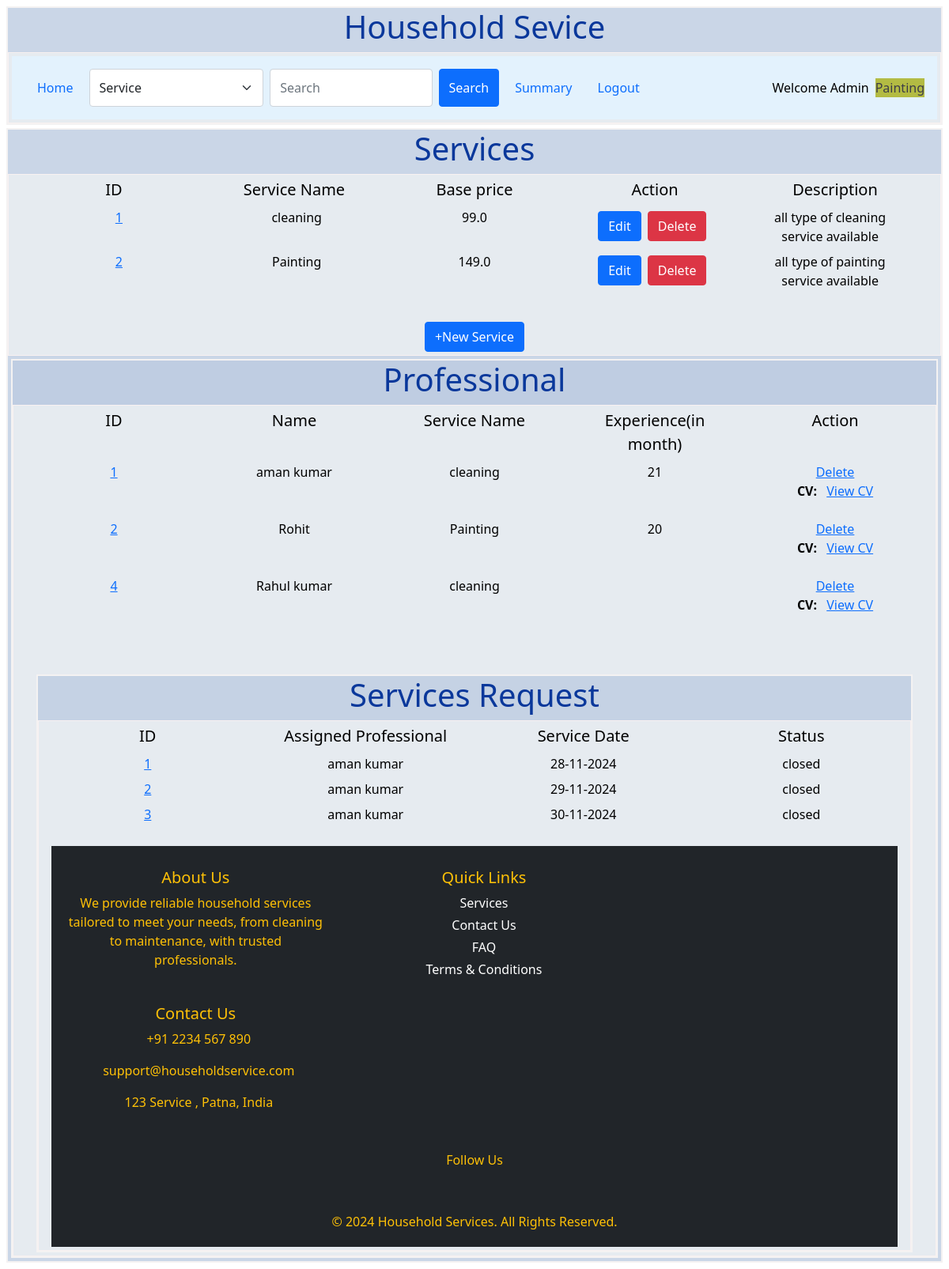
Page /admin/Painting on the committed database.
### backend/models.py (models this page shows)
class Service(db.Model):
    __tablename__="service"
    id = db.Column(db.Integer, primary_key=True)
    name=db.Column(db.String,nullable=False)
    price=db.Column(db.Float,default=0.0)
    action=db.Column(db.String,default="Edit/Delte")
    description=db.Column(db.String)

class Professional(db.Model):
    __tablename__="professional"
    id = db.Column(db.Integer, primary_key=True)
    email=db.Column(db.String,unique=True,nullable=False)
    full_name=db.Column(db.String,nullable=False)
    service_type=db.Column(db.String,nullable=False)              #dropdown from available service
    experience=db.Column(db.Integer,nullable=False)
    address=db.Column(db.String,nullable=False)
    pincode=db.Column(db.Integer,nullable=False)
    date_created=db.Column(db.String,default=0)
    mobile_number=db.Column(db.Integer,nullable=False)
    cv=db.Column(db.String,nullable=True,default="None")
    description=db.Column(db.String)
    rating=db.Column(db.String,default=0)
    rating_count=db.Column(db.String,default=0)
    password=db.Column(db.String,nullable=False)

class Service_Request(db.Model):
    __tablename__="servicerequest"
    id = db.Column(db.Integer, primary_key=True)
    Service_id = db.Column(db.Integer, db.ForeignKey("service.id"),nullable=False)
    Customer_id = db.Column(db.Integer, db.ForeignKey("customer.id"),nullable=False)
    Professional_id = db.Column(db.Integer, db.ForeignKey("professional.id"),nullable=False)
    date_of_request=db.Column(db.String)
    service_date=db.Column(db.String)
    date_of_completion=db.Column(db.String)
    description=db.Column(db.String)
    status=db.Column(db.String,default=0)
    rating=db.Column(db.String,default=0)
    review=db.Column(db.String,nullable=True,default="None")
    service = db.relationship("Service", backref="Servicerequests")  # Access Service details
    customer = db.relationship("Customer", backref="servicerequests")  # Access Customer details
    professional = db.relationship("Professional", backref="servicerequests")  # Access Professional details

### backend/controllers.py (the view)
@app.route("/admin/<name>")
def admin_dashboard(name):
    services=get_services()
    professionals=get_professionals()
    services_request=get_services_request_admin()
    return render_template("admin_dashboard.html",name=name,services=services,professionals=professionals,services_request=services_request)

### backend/controllers.py (called while the page is built)
def get_services():
    services = Service.query.all()
    return services

def get_professionals():
    professionals = Professional.query.all()
    return professionals

def get_services_request_admin():       #Service Request to admin
    all_service_request = Service_Request.query.all()
    return all_service_request

### templates/admin_dashboard.html (shortened to what this page needs)
{%extends "admin_layout.html"%}
{%block content%}
         <div class="my_container">
            <div class="centre"> <h1>Services </h1></div>
              <div class="my_panel">
                <div class="container text-center">
                  <div class="row align-items-start" style="font-size: 20px;">
                    <div class="col">
                     ID
                    </div>
                    <div class="col">
                      Service Name
                    </div>
                    <div class="col">
                      Base price
                    </div>
                    <div class="col">
                      Action
                    </div>
                    <div class="col">
                      Description
                    </div>
                  </div>
                  <div>
                  {%if services%}
                  <div>
                  {%for service in services%}
                  <div class="row align-items-start">
                    <div class="col">
                     <a href="#"> {{service.id}}</a>
                    </div>
                    <div class="col">
                      {{service.name}}
                    </div>
                    <div class="col">
                      {{service.price}}
                    </div>
                    <div class="col">
                      <a class="btn btn-primary" href="/edit_service/{{service.id}}/{{name}}">    Edit <a class="btn btn-danger" href="/delete_service/{{service.id}}/{{name}}">Delete </a>
                    </div>
                    <div class="col">
                      {{service.description}}
                    </div>
                  </div>
                  {%endfor%}
                </div>
                  {%else%}
                  <h3 class="centre"> No Service available! </h3>
                  {%endif%}
                </div>
                <br>
              </div>
              <div class="centre"> <a href="/add_service/{{name}}" type="button" class="btn btn-primary" class="centre"> +New Service</a> </div>
        </div>
        <div class="my_container">
          <div class="centre"> <h1> Professional </h1></div>
            <div class="my_panel">
              <div class="container text-center">
                <div class="row align-items-start" style="font-size: 20px;">
                  <div class="col">
                   ID
                  </div>
                  <div class="col">
                    Name
                  </div>
                  <div class="col">
                    Service Name
                  </div>
                  <div class="col">
                    Experience(in month)
                  </div>
                  <div class="col">
                    Action
                  </div>
                </div>  </b>
                {%if professionals%}
                {%for professional in professionals%}
                <div class="row align-items-start">
                  <div class="col">
                   <a href="#"> {{professional.id}} </a>
                  </div>
                  <div class="col">
                    {{professional.full_name}}
                  </div>
                  <div class="col">
                    {{professional.service_type}}
                  </div>
                  <div class="col">
                    {{professional.experience}}
                  </div>
                  <div class="col">
                    <a href="/delete_professional/{{professional.id}}/{{name}}"> Delete </a>
                    {% if professional.cv %}
        <p><strong>CV:</strong> <a href="{{ url_for('static', filename='./uploaded_cv/' +  professional.cv ) }}" target="_blank">View CV</a></p>
    {% else %}
        <p>No CV uploaded.</p>
    {% endif %}
                  </div>
                </div>
                  {%endfor%}
                {%else%}
                <h3 class="centre"> No Service available! </h3>
                {%endif%}
      <br>
      <br>
      <div class="my_container">
        <div class="centre"> <h1>Services Request </h1></div>
          <div class="my_panel">
{%if services_request%}
            <div class="container text-center">
              <div class="row align-items-start" style="font-size: 20px;">
                <div class="col">
                 ID
                </div>
                <div class="col">
                  Assigned Professional
                </div>
                <div class="col">
                  Service Date
                </div>
                <div class="col">
                  Status
                </div>
              </div>  </b>
{%for service_request in services_request%}
              <div class="row align-items-start">
                <div class="col">
                 <a href="#">{{service_request.id}}</a>
                </div>
                <div class="col">
                 {{service_request.professional.full_name}}
                </div>
                <div class="col">
                   {{service_request.service_date}}
                </div>
                <div class="col">
                  {{service_request.status}}
                </div>
              </div>
{%endfor%}
{%else%}
<div>
  <h3 class="centre"> No Service available! </h3>
</div>
{%endif%}
    {%endblock%}

### templates/admin_layout.html (shortened to what this page needs)
<!DOCTYPE html>
<html>
    <head>
        <link rel="stylesheet" href="/static/style/main.css">
        <link href="https://cdn.jsdelivr.net/npm/bootstrap@5.0.2/dist/css/bootstrap.min.css" rel="stylesheet">
    </head>
    <body>
        <div class="my_container">
        <div class="centre"> <h1>Household Sevice </h1></div>
            <div class="my_panel">
              <nav class="navbar navbar-expand-lg " style="background-color: #e3f2fd;">
                <div class="container-fluid">
                    <ul class="navbar-nav me-auto mb-2 mb-lg-0">
                      <li class="nav-item">
                        <a class="nav-link active" aria-current="page" href="/admin/{{name}}">Home</a>
                      </li>
                      <form class="d-flex" action="/search_admin/{{name}}" method="POST">
                      <select class="form-select me-2" name="category" id="category">
                        <option value="service">Service</option>
                      </select>
                        <input class="form-control me-2" type="search" placeholder="Search " aria-label="Search" name="search_txt" id="search_txt">
                        <button class="btn btn-primary" type="submit">Search</button>
                      </form>
                      <li class="nav-item">
                        <a class="nav-link active" aria-current="page" href="/admin_summary/{{name}}">Summary</a>
                      </li>
                      <li class="nav-item">
                        <a class="nav-link" href="/login">Logout</a>
                      </li>
                    </ul>
                    <span class="navbar-text">
                      Welcome Admin
                    </span> <br>
                            <br>
                            <div class="wlc_msg">{{name}} </div>
                  </div>
                </nav>
                </div>
              </div>
            {%block content%}{%endblock%}
            <footer class="bg-dark text-warning pt-4 mt-4">
              <div class="container">
                <div class="row">
                  <div class="col-md-4 mb-3">
                    <h5>About Us</h5>
                    <p>
                      We provide reliable household services tailored to meet your needs, from cleaning to maintenance, with trusted professionals.
                    </p>
                  </div>
                  <div class="col-md-4 mb-3">
                    <h5>Quick Links</h5>
                    <ul class="list-unstyled">
                      <li><a href="/services" class="text-white text-decoration-none">Services</a></li>
                      <li><a href="/contact" class="text-white text-decoration-none">Contact Us</a></li>
                      <li><a href="/faq" class="text-white text-decoration-none">FAQ</a></li>
                      <li><a href="/terms" class="text-white text-decoration-none">Terms & Conditions</a></li>
                    </ul>
                  </div>
                  <div class="col-md-4 mb-3">
                    <h5>Contact Us</h5>
                    <p> +91 2234 567 890</p>
                    <p> support@householdservice.com</p>
                    <p> 123 Service , Patna, India</p>
                  </div>
                </div>
                <div class="row">
                  <div class="col text-center mt-3">
                    <h6>Follow Us</h6>
                    <a href="#" class="text-white me-3"></a>
                    <a href="#" class="text-white me-3"></a>
                    <a href="#" class="text-white me-3"></a>
                    <a href="#" class="text-white"></a>
                  </div>
                </div>
                <div class="row">
                  <div class="col text-center mt-3">
                    <p>&copy; 2024 Household Services. All Rights Reserved.</p>
                  </div>
                </div>
              </div>
            </footer>
        </body>
</html>

### static/style/main.css (style rules this page uses)
* { margin: 4px; }
.my_container { border: 2px solid rgb(244, 242, 242); background-color:rgba(188, 204, 225, 0.788); }
.my_panel { width: auto; margin: auto; height: auto; color: black; border: 1px solid rgb(248, 241, 241); background-color: rgb(230, 235, 240); }
.centre { text-align: center; margin: auto; color: rgb(10,56,155); }
.wlc_msg { text-align: center; background-color: rgb(179, 187, 67); color:rgb(60, 60, 72); }

### rows in the picture
Service: id "1", name "cleaning", price "99.0", description "all type of cleaning service available"
Service: id "2", name "Painting", price "149.0", description "all type of painting service available"
Professional: id "1", full_name "aman kumar", service_type "cleaning", experience "21"
Professional: id "2", full_name "Rohit", service_type "Painting", experience "20"
Professional: id "4", full_name "Rahul kumar", service_type "cleaning"
Service_Request: id "1", professional.full_name "aman kumar", service_date "28-11-2024", status "closed"
Service_Request: id "2", professional.full_name "aman kumar", service_date "29-11-2024", status "closed"
Service_Request: id "3", professional.full_name "aman kumar", service_date "30-11-2024", status "closed"

### other values in the picture
{{ name }} "Painting"
